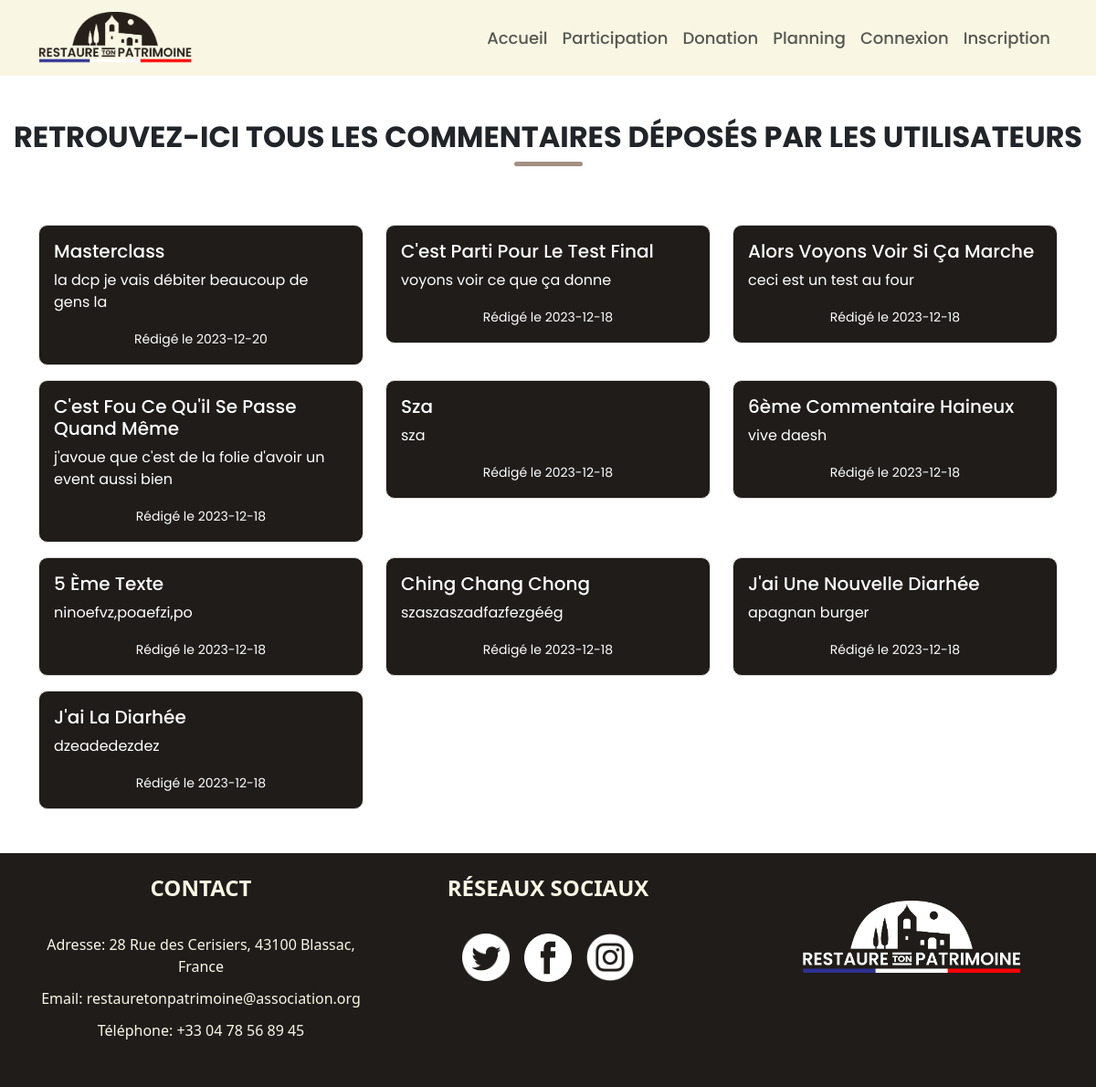
/pages/blog.php, run on an earlier commit of the app's database.
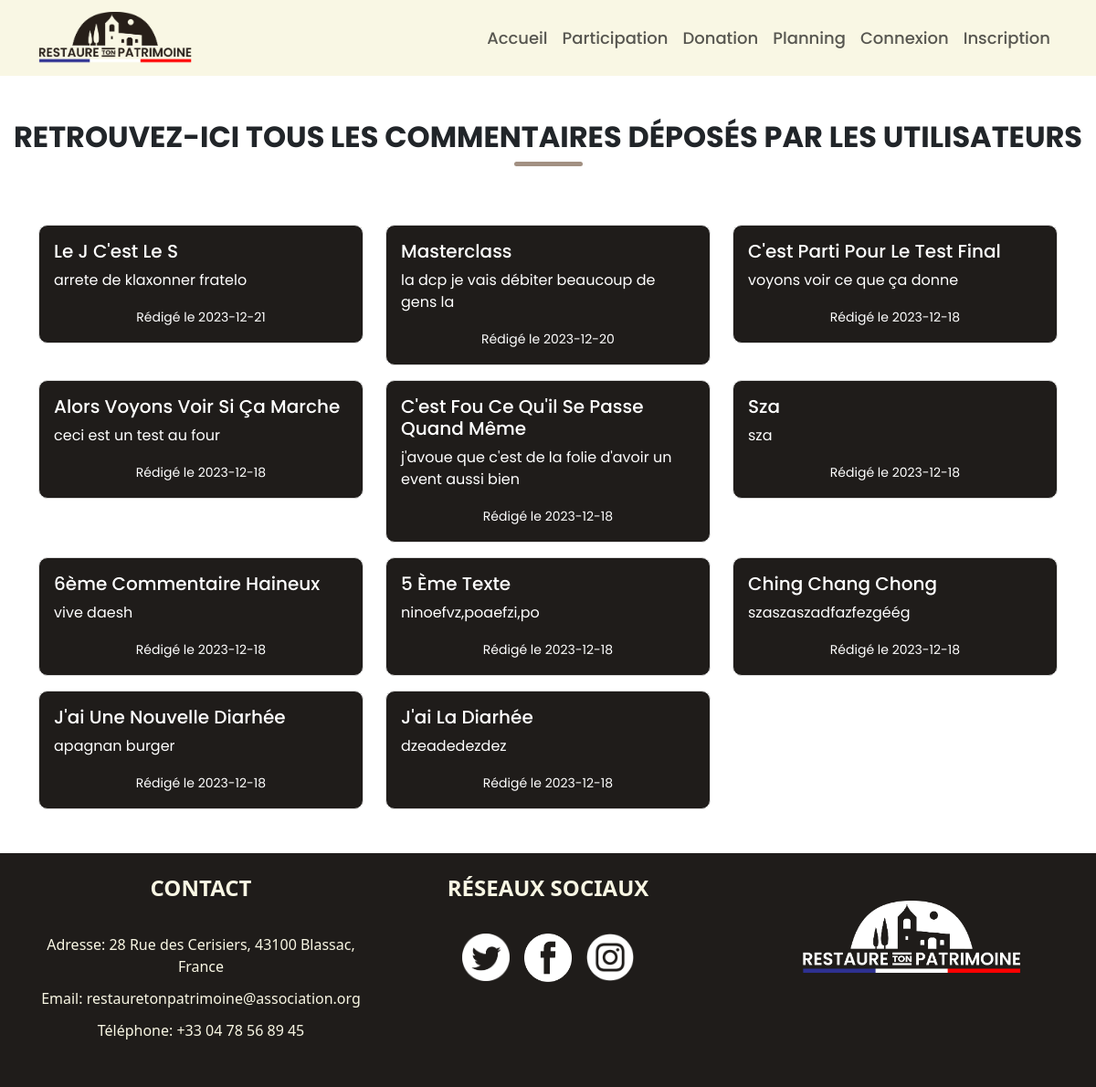
And on a later commit of the database.
### tables this page shows
CREATE TABLE `article` (
  `ID_article` int(11) NOT NULL,
  `Contenue` text DEFAULT NULL,
  `Titre` varchar(50) DEFAULT NULL,
  `Date_article` date DEFAULT NULL
);

### pages/blog.php (the view, shortened to what this page needs)
<?php require_once '../php/Config.php';
include '../php/header.php';
  try{
    $pdo = new PDO(
        "mysql:host=$host;dbname=$dbname;charset=utf8", $user, $password);
   }
   catch(PDOException $e){
      echo $e->getMessage();
   }?>
<!DOCTYPE html>
<html lang="fr">
<head>
<link rel="stylesheet" href="css/bootstrap.min.css">
<link rel="stylesheet" href="css/style.css">
<article class="Blog mt-5">
  <?php
    $requete='SELECT * FROM article ORDER BY ID_article DESC';
    $resultats=$pdo->query($requete);
    $article=$resultats->fetchAll(PDO::FETCH_ASSOC);
  ?>
  <div class="mt-5">
  <h2 class="titres">Retrouvez-ici tous les commentaires déposés par les utilisateurs</h2>
  <div class="d-flex justify-content-center">
  <div class="ligne-arrondie"></div>
  </div>
  </div>
  <section class="container">
  <section class="row mt-5">
    <?php foreach ($article as $commentaire): ?>
        <div class="col-md-4 mt-3">
            <div class="card">
                <div class="card-body">
                    <h5 class="card-title policecarte"><?php echo $commentaire["Titre"]; ?></h5>
                    <p class="card-text policecartesimple"><?php echo $commentaire["Contenue"]; ?></p>
                    <p class="card-text policecartesimple text-center"><small class="text-muted">Rédigé le <?php echo $commentaire["Date_article"]; ?></small></p>
                </div>
            </div>
        </div>
    <?php endforeach; ?>
</section>
</section>
</article>
    <?php
        include "../php/footer.php" ;
    ?>

What changed in the data, as far as the page shows it:
added article: Titre "Le J C'est Le S", Contenue "arrete de klaxonner fratelo", Date_article "2023-12-21"
